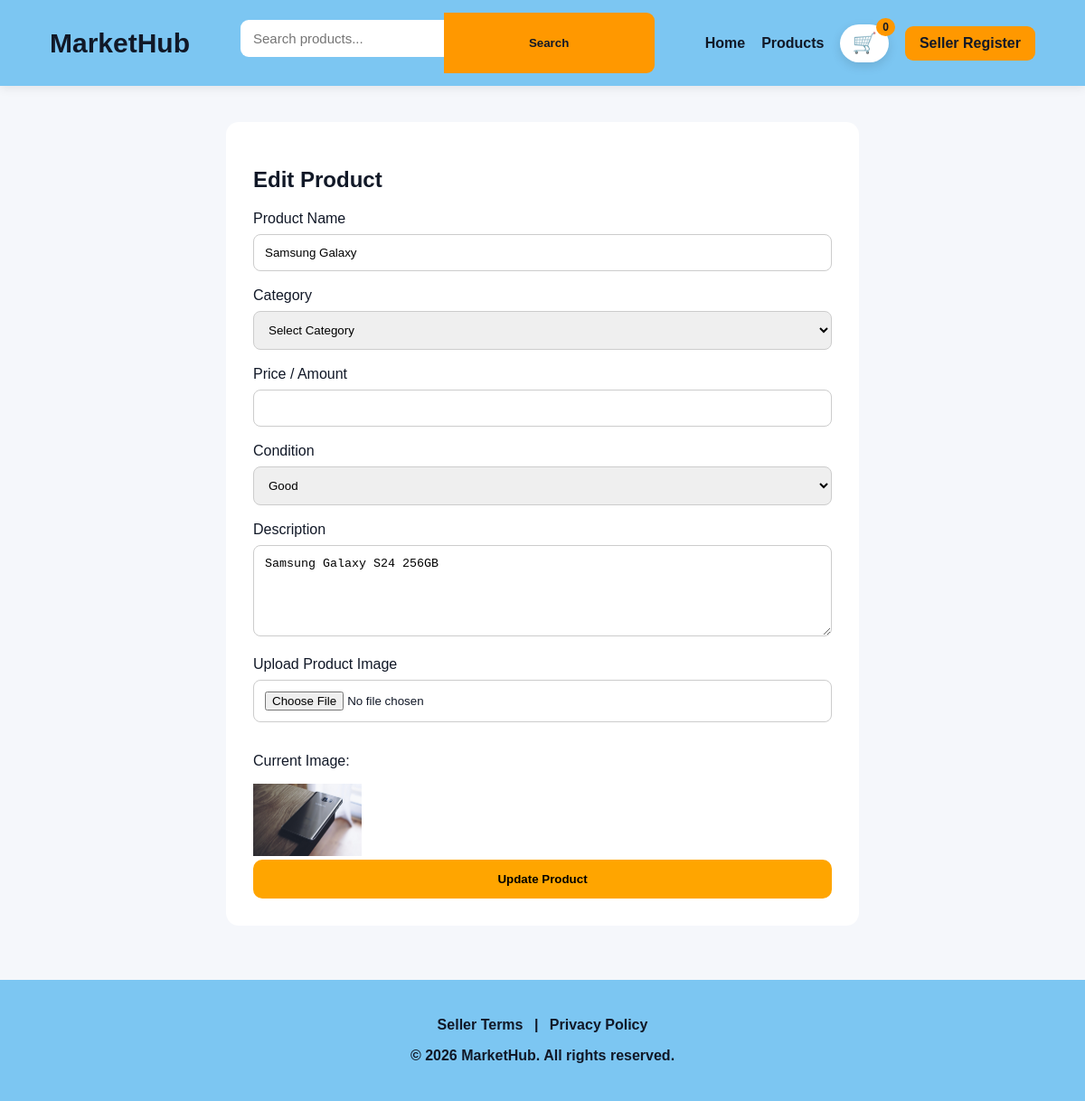
Before: /dashboard/edit-product/4/ with the older database file.
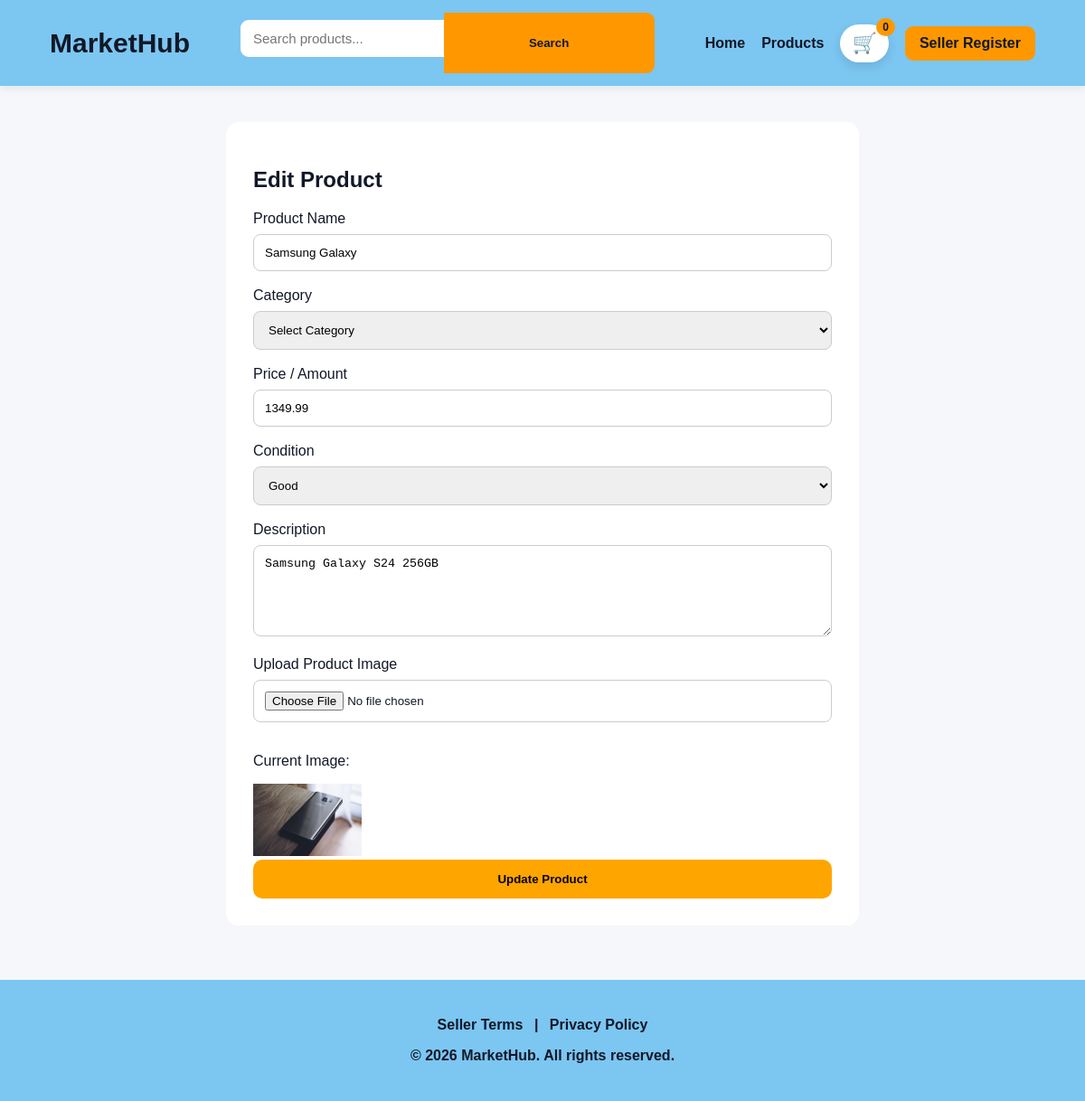
After: the same page with the newer database file.
### website/models.py (models this page shows, shortened)
class Product(models.Model):
    name = models.CharField(max_length=255)
    category = models.CharField(max_length=255, blank=True, null=True)
    amount = models.DecimalField(max_digits=10, decimal_places=2, default=0)
    description = models.TextField(blank=True, null=True)
    image = models.ImageField(upload_to="products/", blank=True, null=True)
    image_url = models.URLField(blank=True, null=True)

### website/views.py (the view, shortened to what this page needs)
# urls.py: path("dashboard/edit-product/<int:product_id>/", views.edit_product, name="edit_product"),
def edit_product(request, product_id):
    product = get_object_or_404(Product, id=product_id)
    return render(request, "product_form.html", {"product": product})

### website/templates/product_form.html (shortened to what this page needs)
{% extends "base.html" %}
{% block content %}
<div style="max-width:700px; margin:40px auto; background:white; padding:30px; border-radius:14px;">
    <h2>{% if product %}Edit Product{% else %}Add Product{% endif %}</h2>
    <form method="POST" enctype="multipart/form-data">
        <label>Product Name</label>
        <input type="text" name="name" value="{{ product.name|default:'' }}" required>
        <label>Category</label>
        <select name="category" required>
            <option value="">Select Category</option>
        </select>
        <label>Price / Amount</label>
        <input type="number" step="0.01" name="amount" value="{{ product.amount|default:'' }}" required>
        <label>Condition</label>
        <select name="condition" required>
            <option value="Good" {% if product.condition == "Good" %}selected{% endif %}>Good</option>
        </select>
        <label>Description</label>
        <textarea name="description" rows="5">{{ product.description|default:'' }}</textarea>
        <label>Upload Product Image</label>
        <input type="file" name="image" accept="image/*">
        {% if product.image %}
            <p>Current Image:</p>
            <img src="{{ product.image.url }}" width="120">
        {% endif %}
        <button type="submit">
            {% if product %}Update Product{% else %}Add Product{% endif %}
        </button>
    </form>
</div>
{% endblock %}

Changed rows visible on the page:
changed Product "Samsung Galaxy": amount (not shown) → "1349.99"
